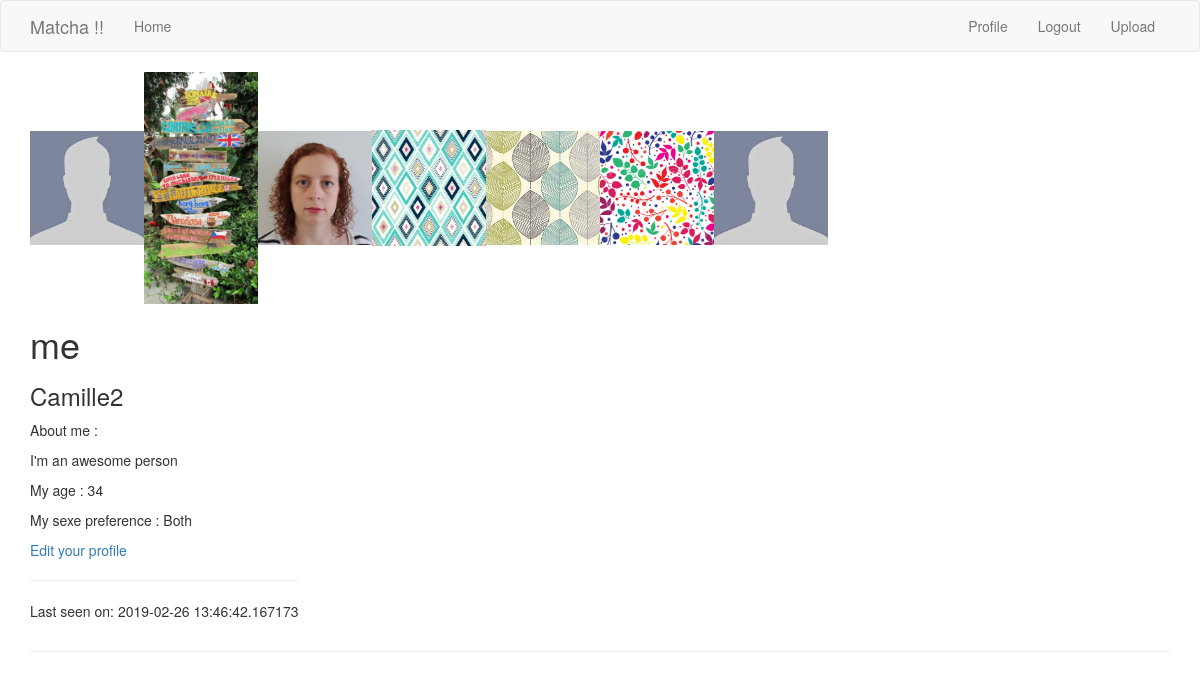
The page /user/me/ (signed in) on the database as committed earlier.
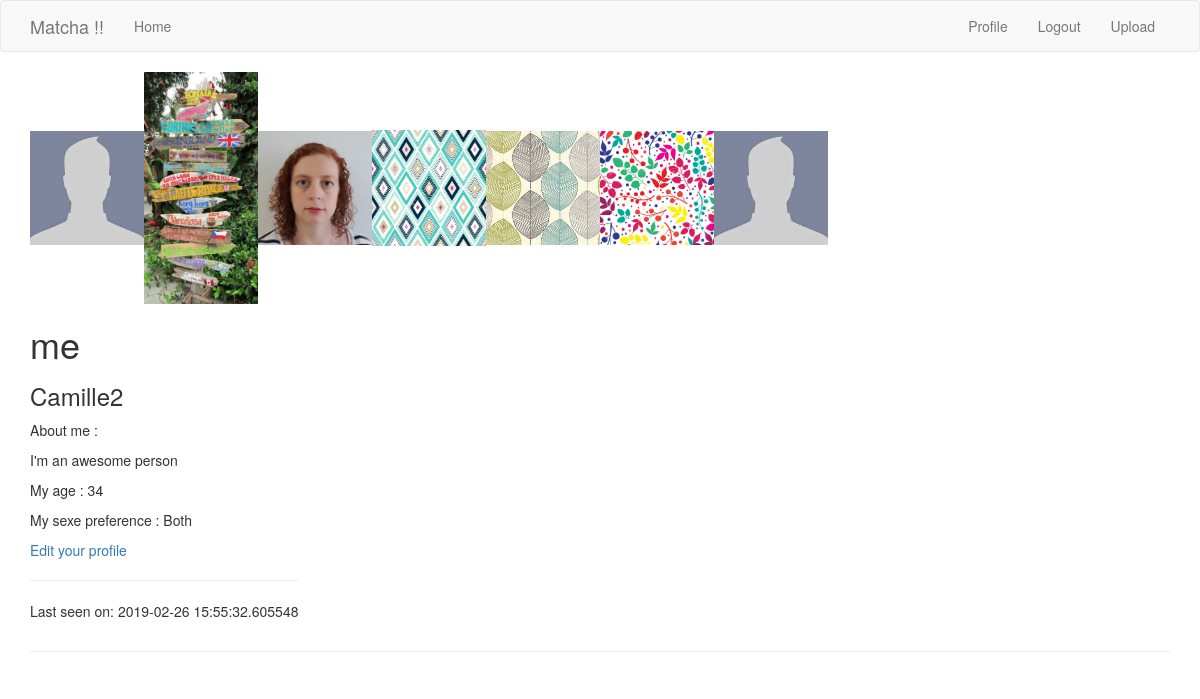
The same page on the database as committed later.
### app/models.py (models this page shows, shortened)
class User(UserMixin, db.Model):
    id = db.Column(db.Integer, primary_key=True)
    username = db.Column(db.String(64), index=True, unique=True)
    firstname = db.Column(db.String(64), index=True)
    email = db.Column(db.String(120), index=True, unique=True)
    password_hash = db.Column(db.String(128))
    age = db.Column(db.Integer, index=True)
    sexpref = db.Column(db.String(64), index=True)
    fame = db.Column(db.Integer, index=True)
    bio = db.Column(db.String(256), index=True)
    last_seen = db.Column(db.DateTime, default=datetime.utcnow)
    liked = db.relationship(
        'User', secondary=likes,
        primaryjoin=(likes.c.likes_id == id),
        secondaryjoin=(likes.c.liked_id == id),
        backref=db.backref('likes', lazy='dynamic'),lazy='dynamic'
    )

### app/routes.py (the view)
@app.route('/user/<username>/')
@login_required
def user(username):
    user = User.query.filter_by(username=username).first_or_404()
    if not os.path.exists(app.config['UPLOAD_FOLDER'] + current_user.username):
        fullfilename = ''
        path_pic = ''
    else :
        fullfilename = os.listdir(os.path.join(app.config['UPLOAD_FOLDER'] + current_user.username))
        path_pic = os.path.join(app.config['PATH_IMAGE'] + current_user.username)
    return render_template('user.html', title='Profile', user=user, user_image = fullfilename, path_pic = path_pic)

### app/models.py (called while the page is built)
@login.user_loader
def load_user(id):
    return User.query.get(int(id))

### app/routes.py (called while the page is built)
@app.before_request
def before_request():
    if current_user.is_authenticated:
        current_user.last_seen = datetime.utcnow()
        db.session.commit()

### app/templates/user.html (shortened to what this page needs)
{% extends "base.html" %}
{% block app_content %}
    <table>
        <tr valign="top">
            {% for image in user_image: %}
                <img src="{{ path_pic + '/' + image }}" alt="Beer" style="width:10%">
            {% endfor %}
            <td>
                <h1>{{ user.username }}</h1>
                <h3>{% if user.firstname %}<p>{{ user.firstname }}</p>{% endif %}</h3>
                {% if user.bio %}<p>About me :</p><p>{{ user.bio }}</p>{% endif %}
                {% if user.age %}<p>My age : {{ user.age }}</p>{% endif %}
                {% if user.sexpref %}<p>My sexe preference : {{ user.sexpref }}</p>{% endif %}
                {% if user == current_user %}
                    <p><a href="{{ url_for('edit_profile') }}">Edit your profile</a></p>
                {% endif %}
    <hr>
                {% if user.last_seen %}<p>Last seen on: {{ user.last_seen }}</p>{% endif %}
            </td>
        </tr>
    </table>
    <hr>
{% endblock %}

### app/templates/base.html (shortened to what this page needs)
{% extends 'bootstrap/base.html' %}
    {% block navbar %}
        <nav class="navbar navbar-default">
            <div class="container">
                <div class="navbar-header">
                    <a class="navbar-brand" href="{{ url_for('index') }}">Matcha !!</a>
                </div>
                <div class="collapse navbar-collapse" id="bs-example-navbar-collapse-1">
                    <ul class="nav navbar-nav">
                        <li><a href="{{ url_for('index') }}">Home</a></li>
                    </ul>
                    <ul class="nav navbar-nav navbar-right">
                        {% if current_user.is_anonymous %}
                        <li><a href="{{ url_for('login') }}">Login</a></li>
                        {% else %}
                        <li><a href="{{ url_for('user', username=current_user.username) }}">Profile</a></li>
                        <li><a href="{{ url_for('logout') }}">Logout</a></li>
                        <li><a href="{{ url_for('upload') }}">Upload</a></li>
                        {% endif %}
                    </ul>
                </div>
            </div>
        </nav>
    {% endblock %}
    {% block content %}
        <div class="container">
            {% block app_content %}{% endblock %}
        </div>
    {% endblock %}

Rows that differ between the two databases and show on the page:
changed User "me": last_seen "2019-02-26 13:46:42.167173" → "2019-02-26 15:55:32.605548"
